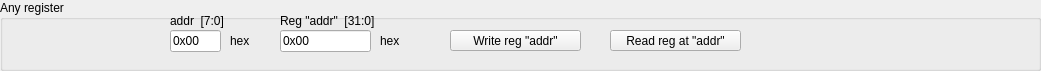
    <widget class="QGroupBox" name="groupBox_2">
     <property name="geometry">
      <rect>
       <x>10</x>
       <y>670</y>
       <width>1041</width>
       <height>71</height>
      </rect>
     </property>
     <property name="title">
      <string>Any register</string>
     </property>
     <widget class="QLabel" name="label_125">
      <property name="geometry">
       <rect>
        <x>380</x>
        <y>30</y>
        <width>51</width>
        <height>21</height>
       </rect>
      </property>
      <property name="text">
       <string>hex</string>
      </property>
     </widget>
     <widget class="QLabel" name="label_126">
      <property name="geometry">
       <rect>
        <x>280</x>
        <y>10</y>
        <width>181</width>
        <height>21</height>
       </rect>
      </property>
      <property name="text">
       <string>Reg &quot;addr&quot;  [31:0]</string>
      </property>
     </widget>
     <widget class="CustomControls::LineEdit" name="lineEdit_59">
      <property name="geometry">
       <rect>
        <x>280</x>
        <y>30</y>
        <width>91</width>
        <height>22</height>
       </rect>
      </property>
      <property name="accessibleName">
       <string>REGADDR[DATA]</string>
      </property>
      <property name="text">
       <string>0x00</string>
      </property>
     </widget>
     <widget class="CustomControls::PushButton" name="pushButton_49">
      <property name="geometry">
       <rect>
        <x>610</x>
        <y>30</y>
        <width>131</width>
        <height>21</height>
       </rect>
      </property>
      <property name="accessibleName">
       <string>ReadREGX(ADDR)</string>
      </property>
      <property name="text">
       <string>Read reg at &quot;addr&quot;</string>
      </property>
     </widget>
     <widget class="CustomControls::PushButton" name="pushButton_50">
      <property name="geometry">
       <rect>
        <x>450</x>
        <y>30</y>
        <width>131</width>
        <height>21</height>
       </rect>
      </property>
      <property name="accessibleName">
       <string>WriteREGX(ADDR)</string>
      </property>
      <property name="text">
       <string>Write reg &quot;addr&quot;</string>
      </property>
     </widget>
     <widget class="CustomControls::LineEdit" name="lineEdit_60">
      <property name="geometry">
       <rect>
        <x>170</x>
        <y>30</y>
        <width>51</width>
        <height>22</height>
       </rect>
      </property>
      <property name="accessibleName">
       <string>ADDR</string>
      </property>
      <property name="text">
       <string>0x00</string>
      </property>
     </widget>
     <widget class="QLabel" name="label_127">
      <property name="geometry">
       <rect>
        <x>170</x>
        <y>10</y>
        <width>81</width>
        <height>21</height>
       </rect>
      </property>
      <property name="text">
       <string>addr  [7:0]</string>
      </property>
     </widget>
     <widget class="QLabel" name="label_128">
      <property name="geometry">
       <rect>
        <x>230</x>
        <y>30</y>
        <width>51</width>
        <height>21</height>
       </rect>
      </property>
      <property name="text">
       <string>hex</string>
      </property>
     </widget>
    </widget>
